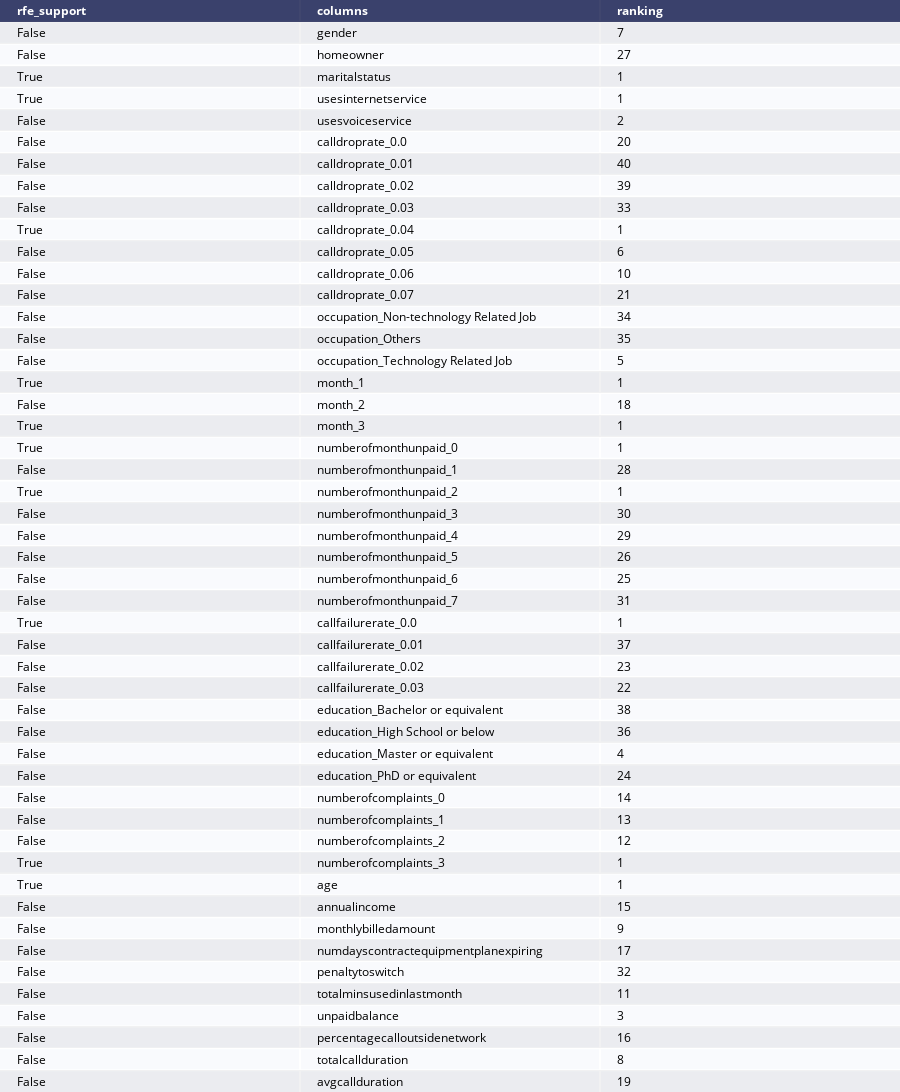

Notebook code cell kept with this figure:
### Markdown cell above
Для этой задачи имеет смысл искать максимальный recall и precision, который пока что очень плохой, как и все кривые , следовательно, порог не имеет смысла менять.

Также в этой задаче нам не хочется тратить ресурсы на клиентов, которые не собираются уходить, так и не хочется упустить клиента, поэтому нужно смотреть матрицу ошибок и максимизировать обе метрики, или f-score.   

Accuracy здесь бесполезен.

### Code cell
from sklearn.feature_selection import RFE

logit = LogisticRegression()

rfe = RFE(logit,10)
rfe = rfe.fit(X_train,y_train)

rfe.support_
rfe.ranking_

#identified columns Recursive Feature Elimination
idc_rfe = pd.DataFrame({"rfe_support" :rfe.support_,
                       "columns" : X.columns.tolist(),
                       "ranking" : rfe.ranking_,
                      })
cols_rfe = idc_rfe[idc_rfe["rfe_support"] == True]["columns"].tolist()


#separating train and test data
train_rf_X = X_train[cols_rfe]
train_rf_y = y_train
test_rf_X  = X_test[cols_rfe]
test_rf_y  = y_test

logit_rfe = LogisticRegression(C=1.0, class_weight=None, dual=False, fit_intercept=True,
          intercept_scaling=1, max_iter=100, multi_class='ovr', n_jobs=1,
          penalty='l2', random_state=None, solver='liblinear', tol=0.0001,
          verbose=0, warm_start=False)
#applying model
telecom_churn_prediction(logit_rfe,train_rf_X,test_rf_X,train_rf_y,test_rf_y,
                         cols_rfe,"coefficients",threshold_plot = True)

tab_rk = ff.create_table(idc_rfe)
py.iplot(tab_rk)

### Figure 1 — Plotly figure (JSON) as saved in the notebook; plotly's stock layout.template omitted (floating-point values rounded to 4 significant figures; data arrays with more than 128 entries replaced by an {"elided": "..."} marker saying what was removed)
{"data": [{"colorscale": [[0, "#00083e"], [0.5, "#ededee"], [1, "#ffffff"]], "hoverinfo": "none", "opacity": 0.75, "showscale": false, "type": "heatmap", "z": {"elided": "50x3 float values"}}], "layout": {"annotations": [{"align": "left", "font": {"color": "#ffffff"}, "showarrow": false, "text": "<b>rfe_support</b>", "x": -0.45, "xanchor": "left", "xref": "x", "y": 0, "yref": "y"}, {"align": "left", "font": {"color": "#ffffff"}, "showarrow": false, "text": "<b>columns</b>", "x": 0.55, "xanchor": "left", "xref": "x", "y": 0, "yref": "y"}, {"align": "left", "font": {"color": "#ffffff"}, "showarrow": false, "text": "<b>ranking</b>", "x": 1.55, "xanchor": "left", "xref": "x", "y": 0, "yref": "y"}, {"align": "left", "font": {"color": "#000000"}, "showarrow": false, "text": "False", "x": -0.45, "xanchor": "left", "xref": "x", "y": 1, "yref": "y"}, {"align": "left", "font": {"color": "#000000"}, "showarrow": false, "text": "gender", "x": 0.55, "xanchor": "left", "xref": "x", "y": 1, "yref": "y"}, {"align": "left", "font": {"color": "#000000"}, "showarrow": false, "text": "7", "x": 1.55, "xanchor": "left", "xref": "x", "y": 1, "yref": "y"}, {"align": "left", "font": {"color": "#000000"}, "showarrow": false, "text": "False", "x": -0.45, "xanchor": "left", "xref": "x", "y": 2, "yref": "y"}, {"align": "left", "font": {"color": "#000000"}, "showarrow": false, "text": "homeowner", "x": 0.55, "xanchor": "left", "xref": "x", "y": 2, "yref": "y"}, {"align": "left", "font": {"color": "#000000"}, "showarrow": false, "text": "27", "x": 1.55, "xanchor": "left", "xref": "x", "y": 2, "yref": "y"}, {"align": "left", "font": {"color": "#000000"}, "showarrow": false, "text": "True", "x": -0.45, "xanchor": "left", "xref": "x", "y": 3, "yref": "y"}, {"align": "left", "font": {"color": "#000000"}, "showarrow": false, "text": "maritalstatus", "x": 0.55, "xanchor": "left", "xref": "x", "y": 3, "yref": "y"}, {"align": "left", "font": {"color": "#000000"}, "showarrow": false, "text": "1", "x": 1.55, "xanchor": "left", "xref": "x", "y": 3, "yref": "y"}, {"align": "left", "font": {"color": "#000000"}, "showarrow": false, "text": "True", "x": -0.45, "xanchor": "left", "xref": "x", "y": 4, "yref": "y"}, {"align": "left", "font": {"color": "#000000"}, "showarrow": false, "text": "usesinternetservice", "x": 0.55, "xanchor": "left", "xref": "x", "y": 4, "yref": "y"}, {"align": "left", "font": {"color": "#000000"}, "showarrow": false, "text": "1", "x": 1.55, "xanchor": "left", "xref": "x", "y": 4, "yref": "y"}, {"align": "left", "font": {"color": "#000000"}, "showarrow": false, "text": "False", "x": -0.45, "xanchor": "left", "xref": "x", "y": 5, "yref": "y"}, {"align": "left", "font": {"color": "#000000"}, "showarrow": false, "text": "usesvoiceservice", "x": 0.55, "xanchor": "left", "xref": "x", "y": 5, "yref": "y"}, {"align": "left", "font": {"color": "#000000"}, "showarrow": false, "text": "2", "x": 1.55, "xanchor": "left", "xref": "x", "y": 5, "yref": "y"}, {"align": "left", "font": {"color": "#000000"}, "showarrow": false, "text": "False", "x": -0.45, "xanchor": "left", "xref": "x", "y": 6, "yref": "y"}, {"align": "left", "font": {"color": "#000000"}, "showarrow": false, "text": "calldroprate_0.0", "x": 0.55, "xanchor": "left", "xref": "x", "y": 6, "yref": "y"}, {"align": "left", "font": {"color": "#000000"}, "showarrow": false, "text": "20", "x": 1.55, "xanchor": "left", "xref": "x", "y": 6, "yref": "y"}, {"align": "left", "font": {"color": "#000000"}, "showarrow": false, "text": "False", "x": -0.45, "xanchor": "left", "xref": "x", "y": 7, "yref": "y"}, {"align": "left", "font": {"color": "#000000"}, "showarrow": false, "text": "calldroprate_0.01", "x": 0.55, "xanchor": "left", "xref": "x", "y": 7, "yref": "y"}, {"align": "left", "font": {"color": "#000000"}, "showarrow": false, "text": "40", "x": 1.55, "xanchor": "left", "xref": "x", "y": 7, "yref": "y"}, {"align": "left", "font": {"color": "#000000"}, "showarrow": false, "text": "False", "x": -0.45, "xanchor": "left", "xref": "x", "y": 8, "yref": "y"}, {"align": "left", "font": {"color": "#000000"}, "showarrow": false, "text": "calldroprate_0.02", "x": 0.55, "xanchor": "left", "xref": "x", "y": 8, "yref": "y"}, {"align": "left", "font": {"color": "#000000"}, "showarrow": false, "text": "39", "x": 1.55, "xanchor": "left", "xref": "x", "y": 8, "yref": "y"}, {"align": "left", "font": {"color": "#000000"}, "showarrow": false, "text": "False", "x": -0.45, "xanchor": "left", "xref": "x", "y": 9, "yref": "y"}, {"align": "left", "font": {"color": "#000000"}, "showarrow": false, "text": "calldroprate_0.03", "x": 0.55, "xanchor": "left", "xref": "x", "y": 9, "yref": "y"}, {"align": "left", "font": {"color": "#000000"}, "showarrow": false, "text": "33", "x": 1.55, "xanchor": "left", "xref": "x", "y": 9, "yref": "y"}, {"align": "left", "font": {"color": "#000000"}, "showarrow": false, "text": "True", "x": -0.45, "xanchor": "left", "xref": "x", "y": 10, "yref": "y"}, {"align": "left", "font": {"color": "#000000"}, "showarrow": false, "text": "calldroprate_0.04", "x": 0.55, "xanchor": "left", "xref": "x", "y": 10, "yref": "y"}, {"align": "left", "font": {"color": "#000000"}, "showarrow": false, "text": "1", "x": 1.55, "xanchor": "left", "xref": "x", "y": 10, "yref": "y"}, {"align": "left", "font": {"color": "#000000"}, "showarrow": false, "text": "False", "x": -0.45, "xanchor": "left", "xref": "x", "y": 11, "yref": "y"}, {"align": "left", "font": {"color": "#000000"}, "showarrow": false, "text": "calldroprate_0.05", "x": 0.55, "xanchor": "left", "xref": "x", "y": 11, "yref": "y"}, {"align": "left", "font": {"color": "#000000"}, "showarrow": false, "text": "6", "x": 1.55, "xanchor": "left", "xref": "x", "y": 11, "yref": "y"}, {"align": "left", "font": {"color": "#000000"}, "showarrow": false, "text": "False", "x": -0.45, "xanchor": "left", "xref": "x", "y": 12, "yref": "y"}, {"align": "left", "font": {"color": "#000000"}, "showarrow": false, "text": "calldroprate_0.06", "x": 0.55, "xanchor": "left", "xref": "x", "y": 12, "yref": "y"}, {"align": "left", "font": {"color": "#000000"}, "showarrow": false, "text": "10", "x": 1.55, "xanchor": "left", "xref": "x", "y": 12, "yref": "y"}, {"align": "left", "font": {"color": "#000000"}, "showarrow": false, "text": "False", "x": -0.45, "xanchor": "left", "xref": "x", "y": 13, "yref": "y"}, {"align": "left", "font": {"color": "#000000"}, "showarrow": false, "text": "calldroprate_0.07", "x": 0.55, "xanchor": "left", "xref": "x", "y": 13, "yref": "y"}, {"align": "left", "font": {"color": "#000000"}, "showarrow": false, "text": "21", "x": 1.55, "xanchor": "left", "xref": "x", "y": 13, "yref": "y"}, {"align": "left", "font": {"color": "#000000"}, "showarrow": false, "text": "False", "x": -0.45, "xanchor": "left", "xref": "x", "y": 14, "yref": "y"}, {"align": "left", "font": {"color": "#000000"}, "showarrow": false, "text": "occupation_Non-technology Related Job", "x": 0.55, "xanchor": "left", "xref": "x", "y": 14, "yref": "y"}, {"align": "left", "font": {"color": "#000000"}, "showarrow": false, "text": "34", "x": 1.55, "xanchor": "left", "xref": "x", "y": 14, "yref": "y"}, {"align": "left", "font": {"color": "#000000"}, "showarrow": false, "text": "False", "x": -0.45, "xanchor": "left", "xref": "x", "y": 15, "yref": "y"}, {"align": "left", "font": {"color": "#000000"}, "showarrow": false, "text": "occupation_Others", "x": 0.55, "xanchor": "left", "xref": "x", "y": 15, "yref": "y"}, {"align": "left", "font": {"color": "#000000"}, "showarrow": false, "text": "35", "x": 1.55, "xanchor": "left", "xref": "x", "y": 15, "yref": "y"}, {"align": "left", "font": {"color": "#000000"}, "showarrow": false, "text": "False", "x": -0.45, "xanchor": "left", "xref": "x", "y": 16, "yref": "y"}, {"align": "left", "font": {"color": "#000000"}, "showarrow": false, "text": "occupation_Technology Related Job", "x": 0.55, "xanchor": "left", "xref": "x", "y": 16, "yref": "y"}, {"align": "left", "font": {"color": "#000000"}, "showarrow": false, "text": "5", "x": 1.55, "xanchor": "left", "xref": "x", "y": 16, "yref": "y"}, {"align": "left", "font": {"color": "#000000"}, "showarrow": false, "text": "True", "x": -0.45, "xanchor": "left", "xref": "x", "y": 17, "yref": "y"}, {"align": "left", "font": {"color": "#000000"}, "showarrow": false, "text": "month_1", "x": 0.55, "xanchor": "left", "xref": "x", "y": 17, "yref": "y"}, {"align": "left", "font": {"color": "#000000"}, "showarrow": false, "text": "1", "x": 1.55, "xanchor": "left", "xref": "x", "y": 17, "yref": "y"}, {"align": "left", "font": {"color": "#000000"}, "showarrow": false, "text": "False", "x": -0.45, "xanchor": "left", "xref": "x", "y": 18, "yref": "y"}, {"align": "left", "font": {"color": "#000000"}, "showarrow": false, "text": "month_2", "x": 0.55, "xanchor": "left", "xref": "x", "y": 18, "yref": "y"}, {"align": "left", "font": {"color": "#000000"}, "showarrow": false, "text": "18", "x": 1.55, "xanchor": "left", "xref": "x", "y": 18, "yref": "y"}, {"align": "left", "font": {"color": "#000000"}, "showarrow": false, "text": "True", "x": -0.45, "xanchor": "left", "xref": "x", "y": 19, "yref": "y"}, {"align": "left", "font": {"color": "#000000"}, "showarrow": false, "text": "month_3", "x": 0.55, "xanchor": "left", "xref": "x", "y": 19, "yref": "y"}, {"align": "left", "font": {"color": "#000000"}, "showarrow": false, "text": "1", "x": 1.55, "xanchor": "left", "xref": "x", "y": 19, "yref": "y"}, {"align": "left", "font": {"color": "#000000"}, "showarrow": false, "text": "True", "x": -0.45, "xanchor": "left", "xref": "x", "y": 20, "yref": "y"}, {"align": "left", "font": {"color": "#000000"}, "showarrow": false, "text": "numberofmonthunpaid_0", "x": 0.55, "xanchor": "left", "xref": "x", "y": 20, "yref": "y"}, {"align": "left", "font": {"color": "#000000"}, "showarrow": false, "text": "1", "x": 1.55, "xanchor": "left", "xref": "x", "y": 20, "yref": "y"}, {"align": "left", "font": {"color": "#000000"}, "showarrow": false, "text": "False", "x": -0.45, "xanchor": "left", "xref": "x", "y": 21, "yref": "y"}, {"align": "left", "font": {"color": "#000000"}, "showarrow": false, "text": "numberofmonthunpaid_1", "x": 0.55, "xanchor": "left", "xref": "x", "y": 21, "yref": "y"}, {"align": "left", "font": {"color": "#000000"}, "showarrow": false, "text": "28", "x": 1.55, "xanchor": "left", "xref": "x", "y": 21, "yref": "y"}, {"align": "left", "font": {"color": "#000000"}, "showarrow": false, "text": "True", "x": -0.45, "xanchor": "left", "xref": "x", "y": 22, "yref": "y"}, {"align": "left", "font": {"color": "#000000"}, "showarrow": false, "text": "numberofmonthunpaid_2", "x": 0.55, "xanchor": "left", "xref": "x", "y": 22, "yref": "y"}, {"align": "left", "font": {"color": "#000000"}, "showarrow": false, "text": "1", "x": 1.55, "xanchor": "left", "xref": "x", "y": 22, "yref": "y"}, {"align": "left", "font": {"color": "#000000"}, "showarrow": false, "text": "False", "x": -0.45, "xanchor": "left", "xref": "x", "y": 23, "yref": "y"}, {"align": "left", "font": {"color": "#000000"}, "showarrow": false, "text": "numberofmonthunpaid_3", "x": 0.55, "xanchor": "left", "xref": "x", "y": 23, "yref": "y"}, {"align": "left", "font": {"color": "#000000"}, "showarrow": false, "text": "30", "x": 1.55, "xanchor": "left", "xref": "x", "y": 23, "yref": "y"}, {"align": "left", "font": {"color": "#000000"}, "showarrow": false, "text": "False", "x": -0.45, "xanchor": "left", "xref": "x", "y": 24, "yref": "y"}, {"align": "left", "font": {"color": "#000000"}, "showarrow": false, "text": "numberofmonthunpaid_4", "x": 0.55, "xanchor": "left", "xref": "x", "y": 24, "yref": "y"}, {"align": "left", "font": {"color": "#000000"}, "showarrow": false, "text": "29", "x": 1.55, "xanchor": "left", "xref": "x", "y": 24, "yref": "y"}, {"align": "left", "font": {"color": "#000000"}, "showarrow": false, "text": "False", "x": -0.45, "xanchor": "left", "xref": "x", "y": 25, "yref": "y"}, {"align": "left", "font": {"color": "#000000"}, "showarrow": false, "text": "numberofmonthunpaid_5", "x": 0.55, "xanchor": "left", "xref": "x", "y": 25, "yref": "y"}, {"align": "left", "font": {"color": "#000000"}, "showarrow": false, "text": "26", "x": 1.55, "xanchor": "left", "xref": "x", "y": 25, "yref": "y"}, {"align": "left", "font": {"color": "#000000"}, "showarrow": false, "text": "False", "x": -0.45, "xanchor": "left", "xref": "x", "y": 26, "yref": "y"}, {"align": "left", "font": {"color": "#000000"}, "showarrow": false, "text": "numberofmonthunpaid_6", "x": 0.55, "xanchor": "left", "xref": "x", "y": 26, "yref": "y"}, {"align": "left", "font": {"color": "#000000"}, "showarrow": false, "text": "25", "x": 1.55, "xanchor": "left", "xref": "x", "y": 26, "yref": "y"}, {"align": "left", "font": {"color": "#000000"}, "showarrow": false, "text": "False", "x": -0.45, "xanchor": "left", "xref": "x", "y": 27, "yref": "y"}, {"align": "left", "font": {"color": "#000000"}, "showarrow": false, "text": "numberofmonthunpaid_7", "x": 0.55, "xanchor": "left", "xref": "x", "y": 27, "yref": "y"}, {"align": "left", "font": {"color": "#000000"}, "showarrow": false, "text": "31", "x": 1.55, "xanchor": "left", "xref": "x", "y": 27, "yref": "y"}, {"align": "left", "font": {"color": "#000000"}, "showarrow": false, "text": "True", "x": -0.45, "xanchor": "left", "xref": "x", "y": 28, "yref": "y"}, {"align": "left", "font": {"color": "#000000"}, "showarrow": false, "text": "callfailurerate_0.0", "x": 0.55, "xanchor": "left", "xref": "x", "y": 28, "yref": "y"}, {"align": "left", "font": {"color": "#000000"}, "showarrow": false, "text": "1", "x": 1.55, "xanchor": "left", "xref": "x", "y": 28, "yref": "y"}, {"align": "left", "font": {"color": "#000000"}, "showarrow": false, "text": "False", "x": -0.45, "xanchor": "left", "xref": "x", "y": 29, "yref": "y"}, {"align": "left", "font": {"color": "#000000"}, "showarrow": false, "text": "callfailurerate_0.01", "x": 0.55, "xanchor": "left", "xref": "x", "y": 29, "yref": "y"}, {"align": "left", "font": {"color": "#000000"}, "showarrow": false, "text": "37", "x": 1.55, "xanchor": "left", "xref": "x", "y": 29, "yref": "y"}, {"align": "left", "font": {"color": "#000000"}, "showarrow": false, "text": "False", "x": -0.45, "xanchor": "left", "xref": "x", "y": 30, "yref": "y"}, {"align": "left", "font": {"color": "#000000"}, "showarrow": false, "text": "callfailurerate_0.02", "x": 0.55, "xanchor": "left", "xref": "x", "y": 30, "yref": "y"}, {"align": "left", "font": {"color": "#000000"}, "showarrow": false, "text": "23", "x": 1.55, "xanchor": "left", "xref": "x", "y": 30, "yref": "y"}, {"align": "left", "font": {"color": "#000000"}, "showarrow": false, "text": "False", "x": -0.45, "xanchor": "left", "xref": "x", "y": 31, "yref": "y"}, {"align": "left", "font": {"color": "#000000"}, "showarrow": false, "text": "callfailurerate_0.03", "x": 0.55, "xanchor": "left", "xref": "x", "y": 31, "yref": "y"}, {"align": "left", "font": {"color": "#000000"}, "showarrow": false, "text": "22", "x": 1.55, "xanchor": "left", "xref": "x", "y": 31, "yref": "y"}, {"align": "left", "font": {"color": "#000000"}, "showarrow": false, "text": "False", "x": -0.45, "xanchor": "left", "xref": "x", "y": 32, "yref": "y"}, {"align": "left", "font": {"color": "#000000"}, "showarrow": false, "text": "education_Bachelor or equivalent", "x": 0.55, "xanchor": "left", "xref": "x", "y": 32, "yref": "y"}, {"align": "left", "font": {"color": "#000000"}, "showarrow": false, "text": "38", "x": 1.55, "xanchor": "left", "xref": "x", "y": 32, "yref": "y"}, {"align": "left", "font": {"color": "#000000"}, "showarrow": false, "text": "False", "x": -0.45, "xanchor": "left", "xref": "x", "y": 33, "yref": "y"}, {"align": "left", "font": {"color": "#000000"}, "showarrow": false, "text": "education_High School or below", "x": 0.55, "xanchor": "left", "xref": "x", "y": 33, "yref": "y"}, {"align": "left", "font": {"color": "#000000"}, "showarrow": false, "text": "36", "x": 1.55, "xanchor": "left", "xref": "x", "y": 33, "yref": "y"}, {"align": "left", "font": {"color": "#000000"}, "showarrow": false, "text": "False", "x": -0.45, "xanchor": "left", "xref": "x", "y": 34, "yref": "y"}, {"align": "left", "font": {"color": "#000000"}, "showarrow": false, "text": "education_Master or equivalent", "x": 0.55, "xanchor": "left", "xref": "x", "y": 34, "yref": "y"}, {"align": "left", "font": {"color": "#000000"}, "showarrow": false, "text": "4", "x": 1.55, "xanchor": "left", "xref": "x", "y": 34, "yref": "y"}, {"align": "left", "font": {"color": "#000000"}, "showarrow": false, "text": "False", "x": -0.45, "xanchor": "left", "xref": "x", "y": 35, "yref": "y"}, {"align": "left", "font": {"color": "#000000"}, "showarrow": false, "text": "education_PhD or equivalent", "x": 0.55, "xanchor": "left", "xref": "x", "y": 35, "yref": "y"}, {"align": "left", "font": {"color": "#000000"}, "showarrow": false, "text": "24", "x": 1.55, "xanchor": "left", "xref": "x", "y": 35, "yref": "y"}, {"align": "left", "font": {"color": "#000000"}, "showarrow": false, "text": "False", "x": -0.45, "xanchor": "left", "xref": "x", "y": 36, "yref": "y"}, {"align": "left", "font": {"color": "#000000"}, "showarrow": false, "text": "numberofcomplaints_0", "x": 0.55, "xanchor": "left", "xref": "x", "y": 36, "yref": "y"}, {"align": "left", "font": {"color": "#000000"}, "showarrow": false, "text": "14", "x": 1.55, "xanchor": "left", "xref": "x", "y": 36, "yref": "y"}, {"align": "left", "font": {"color": "#000000"}, "showarrow": false, "text": "False", "x": -0.45, "xanchor": "left", "xref": "x", "y": 37, "yref": "y"}, {"align": "left", "font": {"color": "#000000"}, "showarrow": false, "text": "numberofcomplaints_1", "x": 0.55, "xanchor": "left", "xref": "x", "y": 37, "yref": "y"}, {"align": "left", "font": {"color": "#000000"}, "showarrow": false, "text": "13", "x": 1.55, "xanchor": "left", "xref": "x", "y": 37, "yref": "y"}, {"align": "left", "font": {"color": "#000000"}, "showarrow": false, "text": "False", "x": -0.45, "xanchor": "left", "xref": "x", "y": 38, "yref": "y"}, {"align": "left", "font": {"color": "#000000"}, "showarrow": false, "text": "numberofcomplaints_2", "x": 0.55, "xanchor": "left", "xref": "x", "y": 38, "yref": "y"}, {"align": "left", "font": {"color": "#000000"}, "showarrow": false, "text": "12", "x": 1.55, "xanchor": "left", "xref": "x", "y": 38, "yref": "y"}, {"align": "left", "font": {"color": "#000000"}, "showarrow": false, "text": "True", "x": -0.45, "xanchor": "left", "xref": "x", "y": 39, "yref": "y"}, {"align": "left", "font": {"color": "#000000"}, "showarrow": false, "text": "numberofcomplaints_3", "x": 0.55, "xanchor": "left", "xref": "x", "y": 39, "yref": "y"}, {"align": "left", "font": {"color": "#000000"}, "showarrow": false, "text": "1", "x": 1.55, "xanchor": "left", "xref": "x", "y": 39, "yref": "y"}, {"align": "left", "font": {"color": "#000000"}, "showarrow": false, "text": "True", "x": -0.45, "xanchor": "left", "xref": "x", "y": 40, "yref": "y"}, {"align": "left", "font": {"color": "#000000"}, "showarrow": false, "text": "age", "x": 0.55, "xanchor": "left", "xref": "x", "y": 40, "yref": "y"}, {"align": "left", "font": {"color": "#000000"}, "showarrow": false, "text": "1", "x": 1.55, "xanchor": "left", "xref": "x", "y": 40, "yref": "y"}, {"align": "left", "font": {"color": "#000000"}, "showarrow": false, "text": "False", "x": -0.45, "xanchor": "left", "xref": "x", "y": 41, "yref": "y"}, {"align": "left", "font": {"color": "#000000"}, "showarrow": false, "text": "annualincome", "x": 0.55, "xanchor": "left", "xref": "x", "y": 41, "yref": "y"}, {"align": "left", "font": {"color": "#000000"}, "showarrow": false, "text": "15", "x": 1.55, "xanchor": "left", "xref": "x", "y": 41, "yref": "y"}, {"align": "left", "font": {"color": "#000000"}, "showarrow": false, "text": "False", "x": -0.45, "xanchor": "left", "xref": "x", "y": 42, "yref": "y"}, {"align": "left", "font": {"color": "#000000"}, "showarrow": false, "text": "monthlybilledamount", "x": 0.55, "xanchor": "left", "xref": "x", "y": 42, "yref": "y"}, {"align": "left", "font": {"color": "#000000"}, "showarrow": false, "text": "9", "x": 1.55, "xanchor": "left", "xref": "x", "y": 42, "yref": "y"}, {"align": "left", "font": {"color": "#000000"}, "showarrow": false, "text": "False", "x": -0.45, "xanchor": "left", "xref": "x", "y": 43, "yref": "y"}, {"align": "left", "font": {"color": "#000000"}, "showarrow": false, "text": "numdayscontractequipmentplanexpiring", "x": 0.55, "xanchor": "left", "xref": "x", "y": 43, "yref": "y"}, {"align": "left", "font": {"color": "#000000"}, "showarrow": false, "text": "17", "x": 1.55, "xanchor": "left", "xref": "x", "y": 43, "yref": "y"}, {"align": "left", "font": {"color": "#000000"}, "showarrow": false, "text": "False", "x": -0.45, "xanchor": "left", "xref": "x", "y": 44, "yref": "y"}, {"align": "left", "font": {"color": "#000000"}, "showarrow": false, "text": "penaltytoswitch", "x": 0.55, "xanchor": "left", "xref": "x", "y": 44, "yref": "y"}, {"align": "left", "font": {"color": "#000000"}, "showarrow": false, "text": "32", "x": 1.55, "xanchor": "left", "xref": "x", "y": 44, "yref": "y"}, {"align": "left", "font": {"color": "#000000"}, "showarrow": false, "text": "False", "x": -0.45, "xanchor": "left", "xref": "x", "y": 45, "yref": "y"}, {"align": "left", "font": {"color": "#000000"}, "showarrow": false, "text": "totalminsusedinlastmonth", "x": 0.55, "xanchor": "left", "xref": "x", "y": 45, "yref": "y"}, {"align": "left", "font": {"color": "#000000"}, "showarrow": false, "text": "11", "x": 1.55, "xanchor": "left", "xref": "x", "y": 45, "yref": "y"}, {"align": "left", "font": {"color": "#000000"}, "showarrow": false, "text": "False", "x": -0.45, "xanchor": "left", "xref": "x", "y": 46, "yref": "y"}, {"align": "left", "font": {"color": "#000000"}, "showarrow": false, "text": "unpaidbalance", "x": 0.55, "xanchor": "left", "xref": "x", "y": 46, "yref": "y"}, {"align": "left", "font": {"color": "#000000"}, "showarrow": false, "text": "3", "x": 1.55, "xanchor": "left", "xref": "x", "y": 46, "yref": "y"}, {"align": "left", "font": {"color": "#000000"}, "showarrow": false, "text": "False", "x": -0.45, "xanchor": "left", "xref": "x", "y": 47, "yref": "y"}, {"align": "left", "font": {"color": "#000000"}, "showarrow": false, "text": "percentagecalloutsidenetwork", "x": 0.55, "xanchor": "left", "xref": "x", "y": 47, "yref": "y"}, {"align": "left", "font": {"color": "#000000"}, "showarrow": false, "text": "16", "x": 1.55, "xanchor": "left", "xref": "x", "y": 47, "yref": "y"}, {"align": "left", "font": {"color": "#000000"}, "showarrow": false, "text": "False", "x": -0.45, "xanchor": "left", "xref": "x", "y": 48, "yref": "y"}, {"align": "left", "font": {"color": "#000000"}, "showarrow": false, "text": "totalcallduration", "x": 0.55, "xanchor": "left", "xref": "x", "y": 48, "yref": "y"}, {"align": "left", "font": {"color": "#000000"}, "showarrow": false, "text": "8", "x": 1.55, "xanchor": "left", "xref": "x", "y": 48, "yref": "y"}, {"align": "left", "font": {"color": "#000000"}, "showarrow": false, "text": "False", "x": -0.45, "xanchor": "left", "xref": "x", "y": 49, "yref": "y"}, {"align": "left", "font": {"color": "#000000"}, "showarrow": false, "text": "avgcallduration", "x": 0.55, "xanchor": "left", "xref": "x", "y": 49, "yref": "y"}, {"align": "left", "font": {"color": "#000000"}, "showarrow": false, "text": "19", "x": 1.55, "xanchor": "left", "xref": "x", "y": 49, "yref": "y"}], "height": 1550, "margin": {"b": 0, "l": 0, "r": 0, "t": 0}, "xaxis": {"dtick": 1, "gridwidth": 2, "showticklabels": false, "tick0": -0.5, "ticks": "", "zeroline": false}, "yaxis": {"autorange": "reversed", "dtick": 1, "gridwidth": 2, "showticklabels": false, "tick0": 0.5, "ticks": "", "zeroline": false}}}
